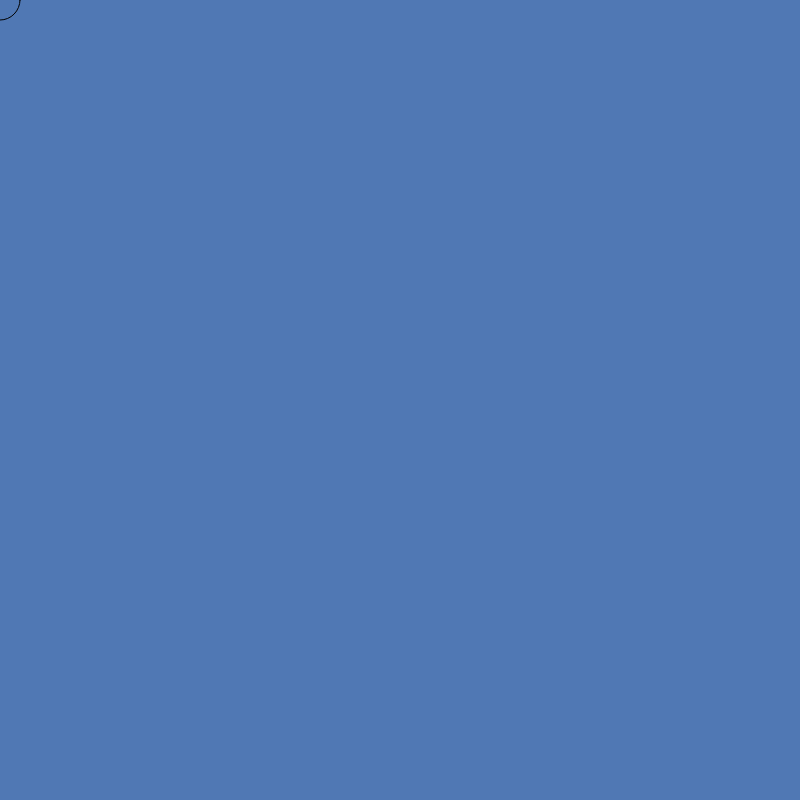
Frame 1 (no input)
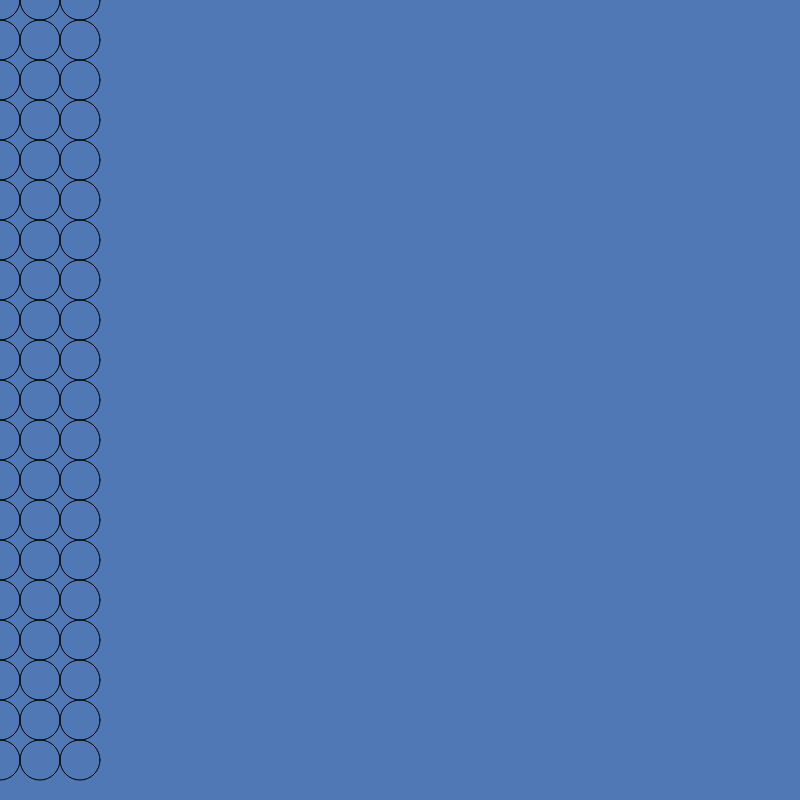
Frame 60 (no input)
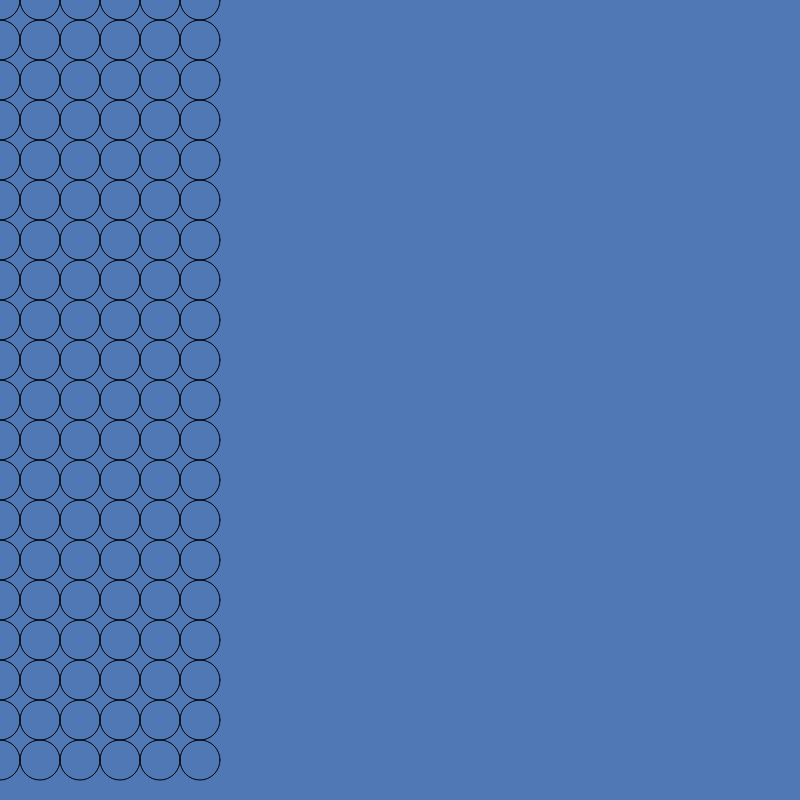
Frame 120 (the mouse pressed at the canvas centre since frame 60)

The p5.js sketch that drew these frames (run headless with seeded random() and noise() and a simulated clock; from frame 60 on, the mouse is pressed at the canvas centre):

// p5.js sketch
// ── sketch.js
function setup() {
    createCanvas(800, 800);

    background ( 80, 120, 180 );

    noFill();
}

let x = 0;
let y = 0;
let r = 40;

function draw() 
{
    if ( r > 800 ) return;

    ellipse(x, y, r, r);

    y = ( y + r ) % 800;

    if ( y == 0 )
    {
        x = ( x + r ) % 800;

        if ( x == 0 ) r *= 2;
    }
}
